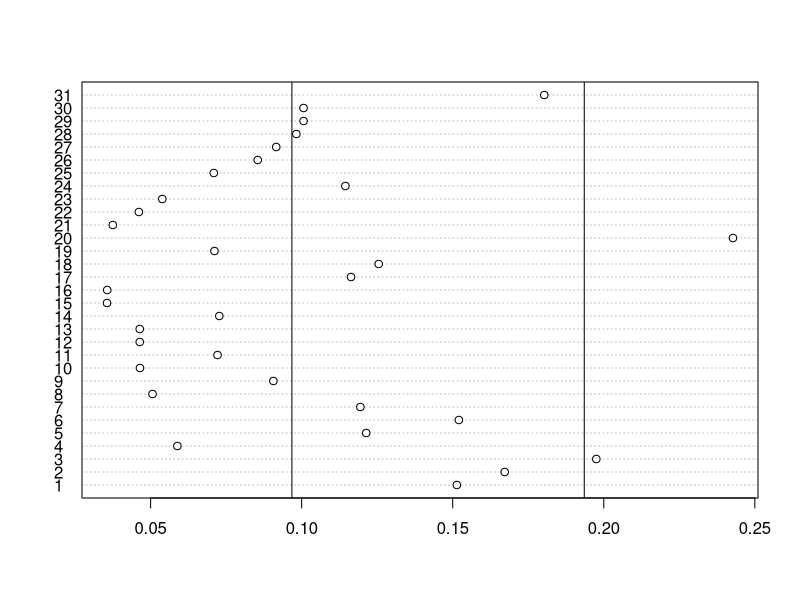
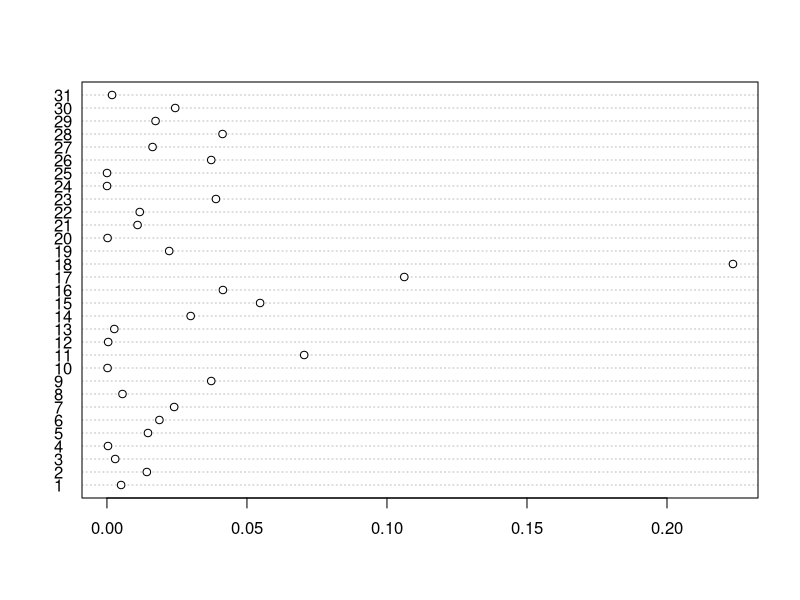
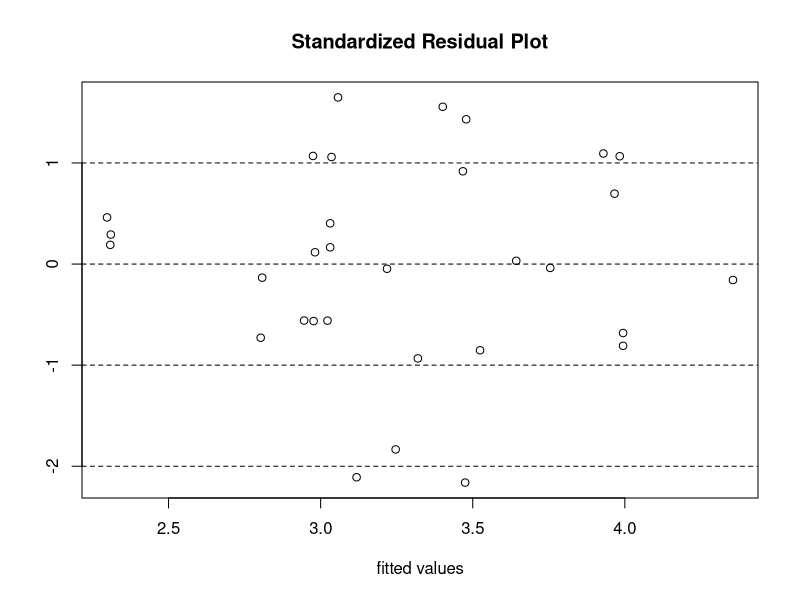
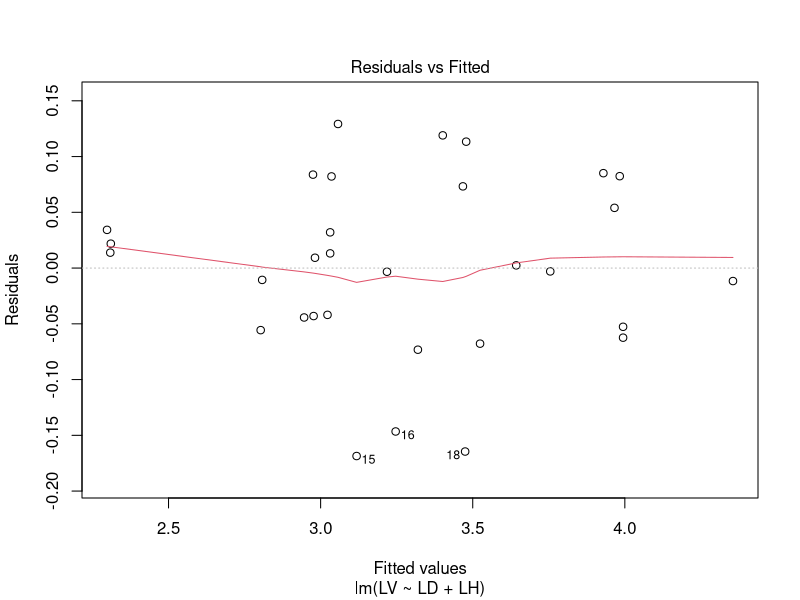
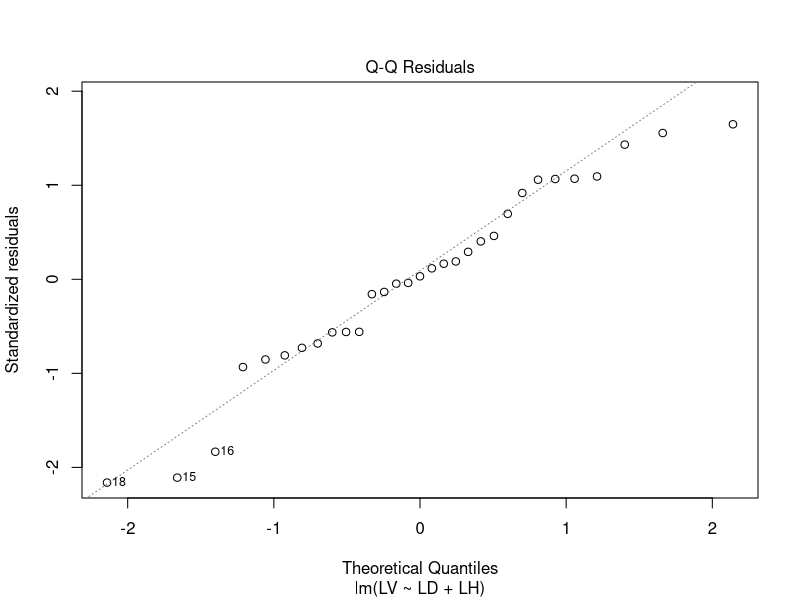
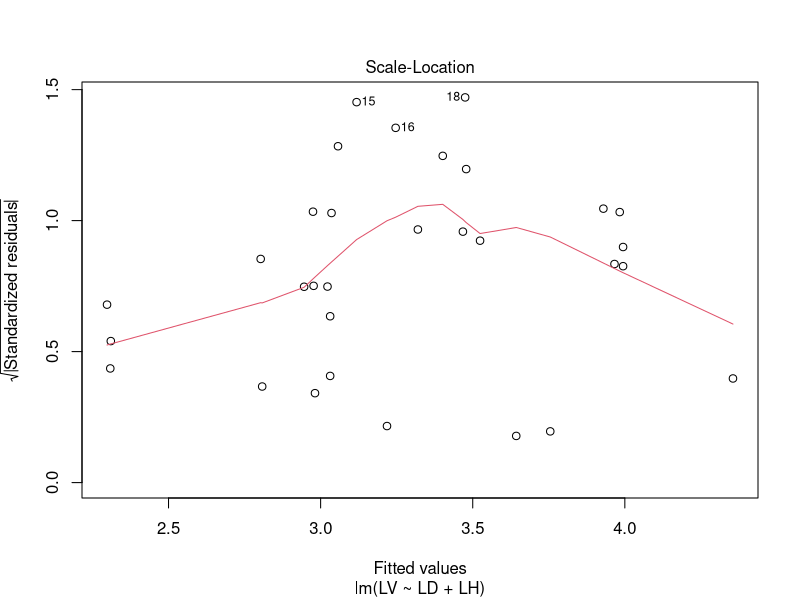
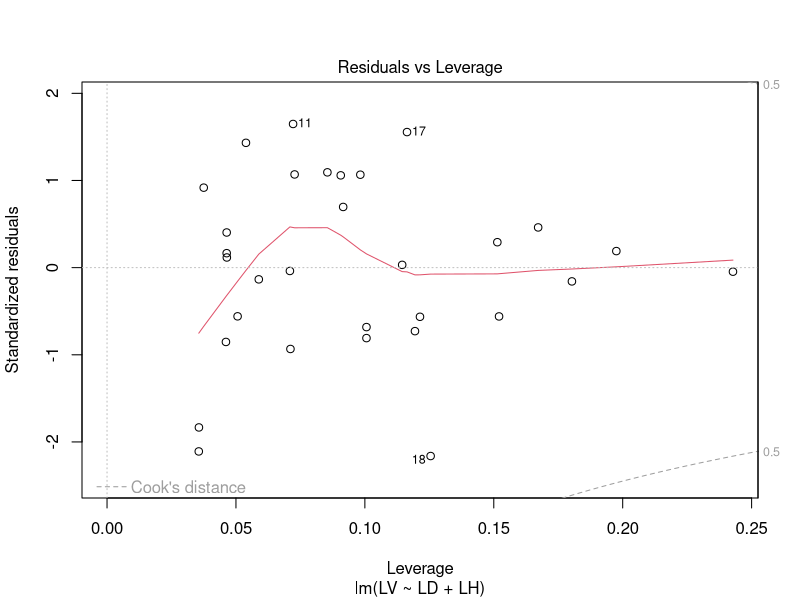
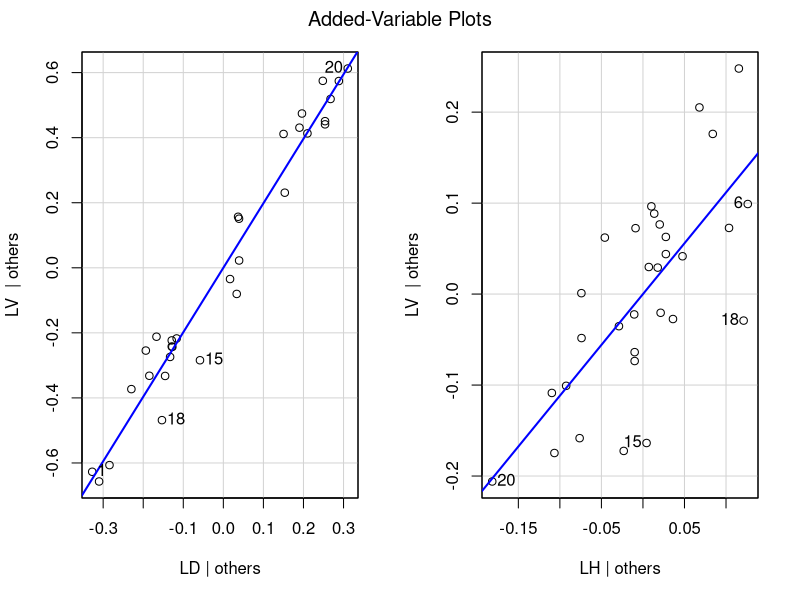

Recreate these plots in R, in order.
## ---- chunk 1
data=read.table("cherry.txt",sep="",header=FALSE)
colnames(data)=c("D","H","V")
attach(data)
summary(data)
n=length(D)
## ---- chunk 2
LD=log(D); LH=log(H); LV=log(V)
## ---- chunk 3
X = cbind(rep(1,31),LD,LH)
## ---- chunk 4
H = X%*%solve(t(X)%*%X)%*%t(X)
## ---- chunk 5
yhat = H%*%LV
resid = LV - yhat
sigest2 = t(resid)%*%resid/28
rstd = resid/sqrt(sigest2*(1-diag(H)))
CooksD = rstd^2/3 * diag(H)/(1-diag(H))
## ---- chunk 6
yhatm1 = X%*%solve(t(X[-1,])%*%X[-1,])%*%t(X[-1,])%*%LV[-1]
CooksD1 = t(yhat-yhatm1)%*%(yhat-yhatm1)/(3*sigest2)
## ---- chunk 7
c(CooksD[1],CooksD1)
## ---- chunk 8
logfit1=lm(LV~LD+LH)
summary(logfit1) 
betahat = logfit1$coefficients
## ---- chunk 9
anova(logfit1)
## ---- chunk 10
h=hatvalues(logfit1)
dotchart(h)
p=logfit1$rank # rank of X-matrix (including intercept column)
abline(v=p/n)   # average leverage value
abline(v=2*p/n)
## ---- chunk 11
d=cooks.distance(logfit1)
dotchart(d)
data[(1:n)[d>0.10],]
data[d>0.10,]  # equivalent
## ---- chunk 12
r=rstandard(logfit1)
f=logfit1$fitted
plot(r~f,xlab="fitted values",ylab="",main="Standardized Residual Plot")
abline(h=-2:2,lty=2)
data[(1:n)[abs(r)>2],]
## ---- chunk 13
plot(logfit1) # produces four diagnostic plots
## ---- chunk 14
im=influence.measures(logfit1) # computes standard diagnostic measures 
im # how to print only flagged cases?
# a case is flagged if: 
# - any of its absolute dfbetas values are larger than 1, or 
# - its absolute dffits value is larger than 3*sqrt(p/(n-p)), or 
# - abs(1 - covratio) is larger than 3*p/(n-p), or 
# - its Cook's distance is larger than the 50% percentile of 
#   an F-distribution with p and n-p degrees of freedom, or 
# - its hatvalue is larger than 3*p/n, 
names(im) # is.inf = is influential
i=(1:n)[apply(im$is.inf,1,sum)>0]; i
im$infmat[i,]
## ---- chunk 15
library(car)
avPlots(logfit1) # added variable plots for LD and LH
## ---- chunk 16
LDH=lm(LD~LH)$resid # extract residuals from regression of LD on LH
LHD=lm(LH~LD)$resid
LVH=lm(LV~LH)$resid
LVD=lm(LV~LD)$resid
par(mfrow=c(1,2),oma=c(0,0,3,0)) # multi-frame row-wise, side by side plots
plot(LVH~LDH); abline(lm(LVH~LDH),col="red",lwd=2)
plot(LVD~LHD); abline(lm(LVD~LHD),col="red",lwd=2)
mtext("Added-Variable Plots",outer=TRUE,cex=1.2)
## ---- chunk 17
dev.new() # new graphics window
avPlots(logfit1)
dev.set(which=4) # switch to another graphics window
dev.off() # switch off graphics window
## ---- chunk 18
pdf("AVPlots.pdf"); avPlots(logfit1); dev.off() # save plot as PDF
## ---- chunk 19
logfit2=lm(LV~LD+LH+LD:LH) # LD:LH produces interaction term only
summary(logfit2)
## ---- chunk 20
logfit2=lm(LV~LD*LH) # LD*LH produces main effects and interactions
summary(logfit2) # compare with summary of logfit1
anova(logfit2) # compare with anova table for logfit1
cor(cbind(LD,LH,LV,LD*LH)) # LD and LD*LH are highly correlated
## ---- chunk 21
dfbeta.quick = t( solve(t(X)%*%X)%*%t(X)%*%diag( as.vector(resid/(1-diag(H)))) )
## ---- chunk 22
dfbeta.loop = matrix(NA,31,3)
for(i in 1:31){
  t.mod = lm(log(V)~log(D)+log(H),data=data[-i,])
  t.betahat = t.mod$coef
  
  dfbeta.loop[i,] = (betahat - t.betahat)
}
colnames(dfbeta.loop) = colnames(dfbeta.quick)
## ---- chunk 23
all.equal(dfbeta.quick, dfbeta.loop, tolerance=1e-4)
